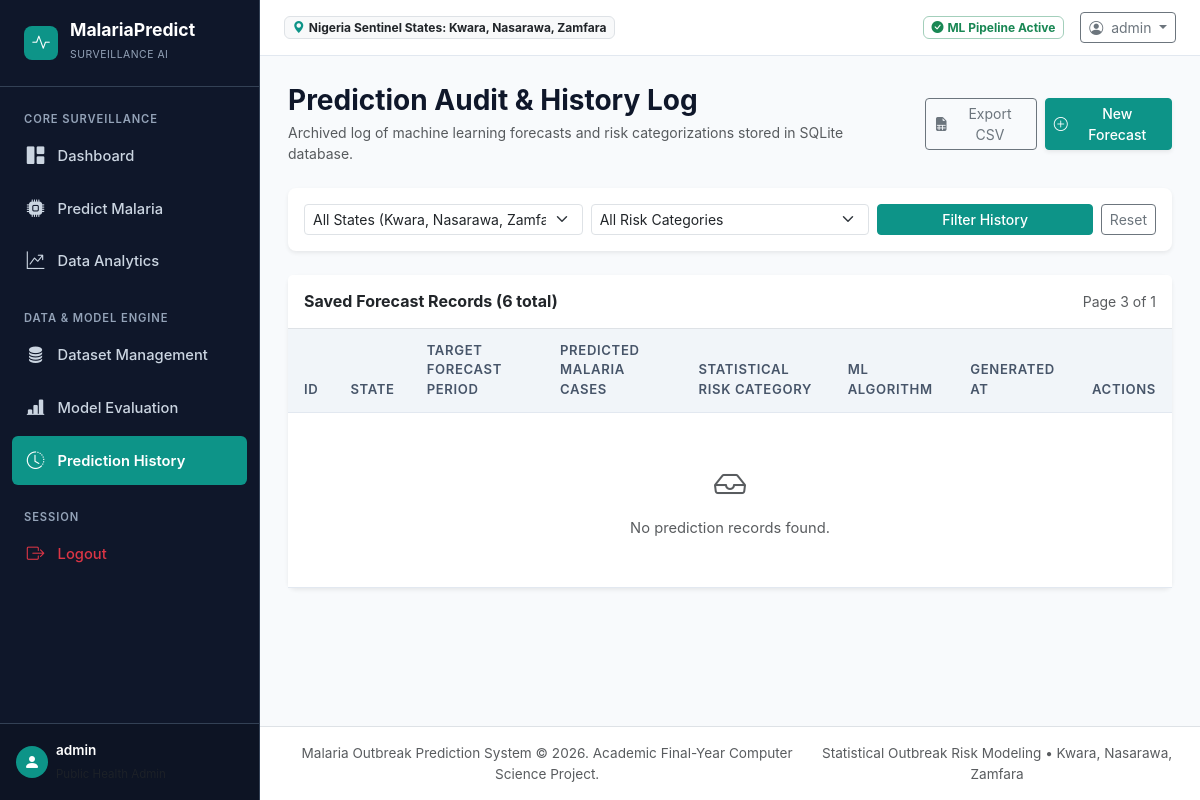
Before: /history?page=3&state=&risk= (signed in) with the older database file.
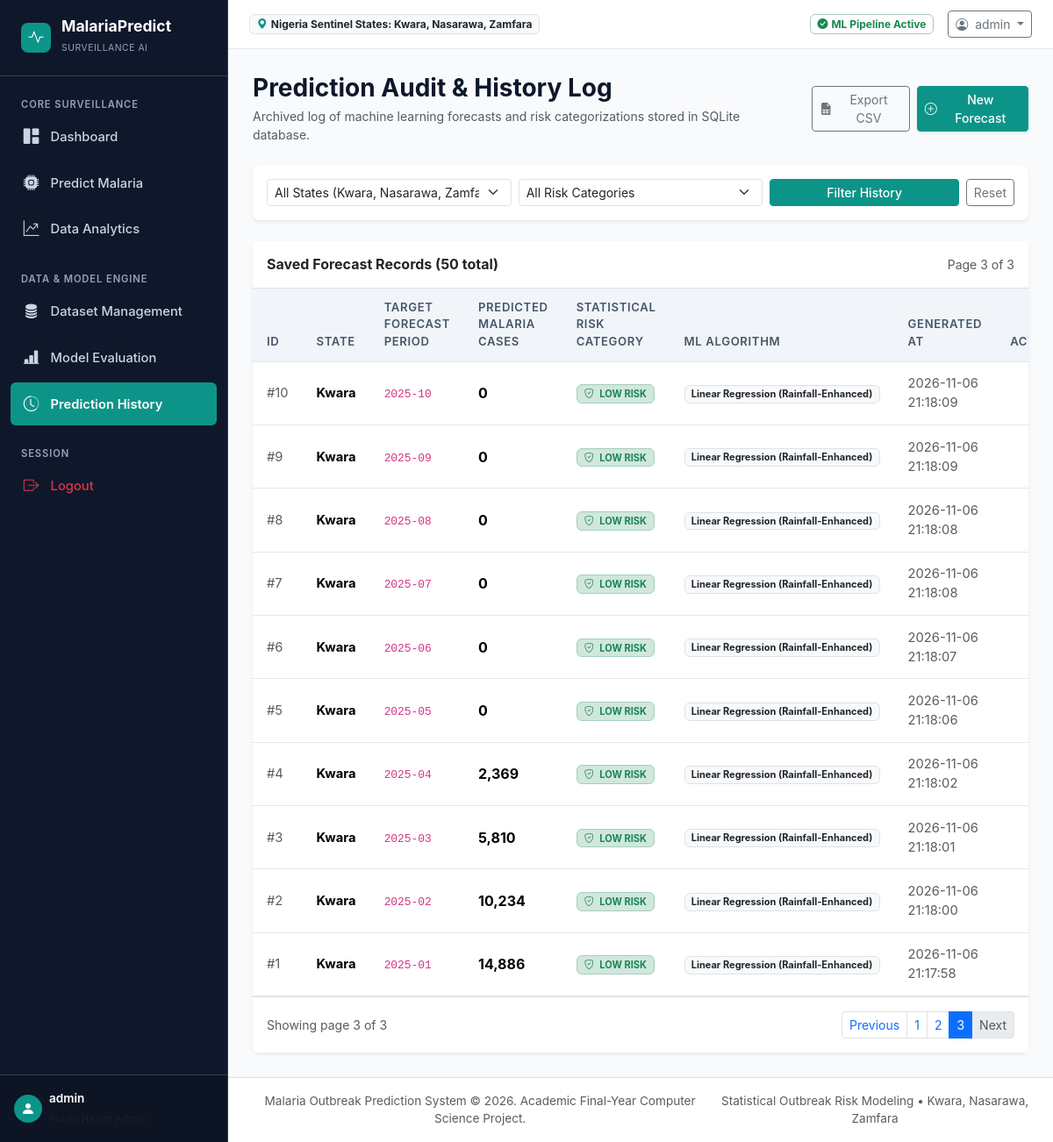
After: the same page with the newer database file.
### database/models.py (models this page shows, shortened)
class Prediction(Base):
    __tablename__ = 'predictions'
    id = Column(Integer, primary_key=True, autoincrement=True)
    state = Column(String(50), nullable=False, index=True)
    prediction_year = Column(Integer, nullable=False)
    prediction_month = Column(Integer, nullable=False)
    predicted_cases = Column(Float, nullable=False)
    risk_level = Column(String(20), nullable=False)  # LOW RISK, MODERATE RISK, HIGH RISK
    model_name = Column(String(100), nullable=False)
    generated_at = Column(DateTime, default=datetime.now, nullable=False)

### routes/history.py (the view)
@history_bp.route('/history')
@login_required
def index():
    state_filter = request.args.get('state', '').strip()
    risk_filter = request.args.get('risk', '').strip()
    page = request.args.get('page', 1, type=int)
    per_page = 20
    with get_db() as db:
        query = db.query(Prediction)
        if state_filter:
            query = query.filter_by(state=state_filter)
        if risk_filter:
            query = query.filter_by(risk_level=risk_filter)
        total_predictions = query.count()
        predictions = query.order_by(Prediction.generated_at.desc())\
            .offset((page - 1) * per_page).limit(per_page).all()
        available_states = [s[0] for s in db.query(MalariaRecord.state).distinct().all()]
    total_pages = (total_predictions + per_page - 1) // per_page or 1
    return render_template(
        'history.html',
        predictions=predictions,
        total_predictions=total_predictions,
        page=page,
        total_pages=total_pages,
        available_states=sorted(available_states),
        state_filter=state_filter,
        risk_filter=risk_filter,
        active_page='history'
    )

### database/db.py (called while the page is built)
@contextmanager
def get_db():
    db = SessionLocal()
    try:
        yield db
        db.commit()
    except Exception:
        db.rollback()
        raise
    finally:
        db.close()

### routes/auth.py (called while the page is built)
def login_required(f):
    @wraps(f)
    def decorated_function(*args, **kwargs):
        if not session.get('admin_logged_in'):
            flash('Please log in to access this page.', 'warning')
            return redirect(url_for('auth.login', next=request.url))
        return f(*args, **kwargs)
    return decorated_function

### templates/history.html (shortened to what this page needs)
{% extends 'base.html' %}
{% block content %}
<div class="d-flex flex-column flex-md-row justify-content-between align-items-md-center gap-3 mb-4">
  <div>
    <h3 class="fw-bold mb-1" style="color: #0f172a;">Prediction Audit &amp; History Log</h3>
    <p class="text-muted mb-0 small">Archived log of machine learning forecasts and risk categorizations stored in SQLite database.</p>
  </div>
  <div class="d-flex gap-2">
    <a href="{{ url_for('history.export_csv') }}" class="btn btn-outline-secondary btn-sm d-inline-flex align-items-center gap-1">
      <i class="bi bi-file-earmark-spreadsheet-fill"></i> Export CSV
    </a>
    <a href="{{ url_for('predictions.predict') }}" class="btn btn-teal btn-sm d-inline-flex align-items-center gap-1 shadow-sm">
      <i class="bi bi-plus-circle"></i> New Forecast
    </a>
  </div>
</div>
<div class="card border-0 shadow-sm mb-4 rounded-3">
  <div class="card-body p-3">
    <form method="GET" action="{{ url_for('history.index') }}" class="row g-2 align-items-center">
      <div class="col-12 col-md-4">
        <select class="form-select form-select-sm" name="state">
          <option value="">All States (Kwara, Nasarawa, Zamfara)</option>
        </select>
      </div>
      <div class="col-12 col-md-4">
        <select class="form-select form-select-sm" name="risk">
          <option value="">All Risk Categories</option>
        </select>
      </div>
      <div class="col-12 col-md-4 d-flex gap-2">
        <button type="submit" class="btn btn-sm btn-teal w-100">Filter History</button>
        <a href="{{ url_for('history.index') }}" class="btn btn-sm btn-outline-secondary">Reset</a>
      </div>
    </form>
  </div>
</div>
<div class="card border-0 shadow-sm rounded-3">
  <div class="card-header bg-white border-bottom py-3 d-flex justify-content-between align-items-center">
    <h6 class="fw-bold mb-0">Saved Forecast Records ({{ "{:,}".format(total_predictions) }} total)</h6>
    <span class="text-muted small">Page {{ page }} of {{ total_pages }}</span>
  </div>
  <div class="table-responsive">
    <table class="custom-table table table-hover align-middle mb-0">
      <thead>
        <tr>
          <th>ID</th>
          <th>State</th>
          <th>Target Forecast Period</th>
          <th>Predicted Malaria Cases</th>
          <th>Statistical Risk Category</th>
          <th>ML Algorithm</th>
          <th>Generated At</th>
          <th class="text-end">Actions</th>
        </tr>
      </thead>
      <tbody>
        {% if predictions %}
          {% for p in predictions %}
            <tr>
              <td class="text-muted small">#{{ p.id }}</td>
              <td><strong>{{ p.state }}</strong></td>
              <td><code>{{ p.prediction_year }}-{{ "%02d"|format(p.prediction_month) }}</code></td>
              <td><span class="fw-bold fs-6">{{ "{:,.0f}".format(p.predicted_cases) }}</span></td>
              <td>
                {% if p.risk_level == 'LOW RISK' %}
                  <span class="badge bg-success-subtle text-success border border-success-subtle px-2 py-1">
                    <i class="bi bi-shield-check me-1"></i> LOW RISK
                  </span>
                {% elif p.risk_level == 'MODERATE RISK' %}
                  <span class="badge bg-warning-subtle text-warning-emphasis border border-warning-subtle px-2 py-1">
                    <i class="bi bi-shield-exclamation me-1"></i> MODERATE RISK
                  </span>
                {% else %}
                  <span class="badge bg-danger-subtle text-danger border border-danger-subtle px-2 py-1">
                    <i class="bi bi-shield-slash-fill me-1"></i> HIGH RISK
                  </span>
                {% endif %}
              </td>
              <td><span class="badge bg-light text-dark border">{{ p.model_name }}</span></td>
              <td class="text-muted small">{{ p.generated_at.strftime('%Y-%m-%d %H:%M:%S') if p.generated_at else 'N/A' }}</td>
              <td class="text-end">
              </td>
            </tr>
          {% endfor %}
        {% else %}
          <tr>
            <td colspan="8" class="text-center py-5 text-muted">
              <i class="bi bi-inbox fs-2 d-block mb-2"></i>
              No prediction records found.
            </td>
          </tr>
        {% endif %}
      </tbody>
    </table>
  </div>
  {% if total_pages > 1 %}
  <div class="card-footer bg-white border-top py-3 d-flex justify-content-between align-items-center">
    <small class="text-muted">Showing page {{ page }} of {{ total_pages }}</small>
    <ul class="pagination pagination-sm mb-0">
      <li class="page-item {% if page <= 1 %}disabled{% endif %}">
        <a class="page-link" href="{{ url_for('history.index', page=page-1, state=state_filter, risk=risk_filter) }}">Previous</a>
      </li>
      {% for p in range(1, total_pages + 1) %}
        {% if p >= page - 2 and p <= page + 2 %}
          <li class="page-item {% if p == page %}active{% endif %}">
            <a class="page-link" href="{{ url_for('history.index', page=p, state=state_filter, risk=risk_filter) }}">{{ p }}</a>
          </li>
        {% endif %}
      {% endfor %}
      <li class="page-item {% if page >= total_pages %}disabled{% endif %}">
        <a class="page-link" href="{{ url_for('history.index', page=page+1, state=state_filter, risk=risk_filter) }}">Next</a>
      </li>
    </ul>
  </div>
  {% endif %}
</div>
{% endblock %}

### templates/base.html (shortened to what this page needs)
<!DOCTYPE html>
<html lang="en">
<head>
  <link href="https://cdn.jsdelivr.net/npm/bootstrap@5.3.3/dist/css/bootstrap.min.css" rel="stylesheet">
  <link href="https://cdn.jsdelivr.net/npm/bootstrap-icons@1.11.3/font/bootstrap-icons.css" rel="stylesheet">
  <link rel="stylesheet" href="{{ url_for('static', filename='css/style.css') }}">
</head>
<body>
  {% if session.get('admin_logged_in') %}
  <aside class="app-sidebar" id="appSidebar">
    <a href="{{ url_for('dashboard.index') }}" class="sidebar-brand">
      <div class="brand-icon">
        <i class="bi bi-activity"></i>
      </div>
      <div>
        <div style="line-height: 1.1;">MalariaPredict</div>
        <small style="font-size: 0.65rem; color: #94a3b8; font-weight: normal; text-transform: uppercase; letter-spacing: 0.05em;">Surveillance AI</small>
      </div>
    </a>
    <div class="sidebar-nav">
      <div class="nav-label">Core Surveillance</div>
      <a href="{{ url_for('dashboard.index') }}" class="sidebar-link {% if active_page == 'dashboard' %}active{% endif %}">
        <i class="bi bi-grid-1x2-fill"></i>
        <span>Dashboard</span>
      </a>
      <a href="{{ url_for('predictions.predict') }}" class="sidebar-link {% if active_page == 'predict' %}active{% endif %}">
        <i class="bi bi-cpu-fill"></i>
        <span>Predict Malaria</span>
      </a>
      <a href="{{ url_for('analytics.index') }}" class="sidebar-link {% if active_page == 'analytics' %}active{% endif %}">
        <i class="bi bi-graph-up-arrow"></i>
        <span>Data Analytics</span>
      </a>
      <div class="nav-label mt-3">Data & Model Engine</div>
      <a href="{{ url_for('dataset.index') }}" class="sidebar-link {% if active_page == 'dataset' %}active{% endif %}">
        <i class="bi bi-database-fill"></i>
        <span>Dataset Management</span>
      </a>
      <a href="{{ url_for('evaluation.index') }}" class="sidebar-link {% if active_page == 'evaluation' %}active{% endif %}">
        <i class="bi bi-bar-chart-line-fill"></i>
        <span>Model Evaluation</span>
      </a>
      <a href="{{ url_for('history.index') }}" class="sidebar-link {% if active_page == 'history' %}active{% endif %}">
        <i class="bi bi-clock-history"></i>
        <span>Prediction History</span>
      </a>
      <div class="nav-label mt-3">Session</div>
      <a href="{{ url_for('auth.logout') }}" class="sidebar-link text-danger">
        <i class="bi bi-box-arrow-right"></i>
        <span>Logout</span>
      </a>
    </div>
    <div class="sidebar-footer">
      <div class="d-flex align-items-center gap-2">
        <div class="rounded-circle bg-teal text-white d-flex align-items-center justify-content-center" style="width: 32px; height: 32px; background: #0d9488;">
          <i class="bi bi-person-fill"></i>
        </div>
        <div class="overflow-hidden">
          <div class="text-white text-truncate" style="font-size: 0.85rem; font-weight: 600;">{{ current_admin or 'Administrator' }}</div>
          <small class="text-muted" style="font-size: 0.72rem;">Public Health Admin</small>
        </div>
      </div>
    </div>
  </aside>
  <div class="app-main">
    <header class="app-topbar">
      <div class="d-flex align-items-center gap-3">
        <span class="badge bg-light text-dark border d-none d-sm-inline-flex align-items-center gap-1">
          <i class="bi bi-geo-alt-fill text-teal" style="color: #0d9488;"></i> Nigeria Sentinel States: Kwara, Nasarawa, Zamfara
        </span>
      </div>
      <div class="d-flex align-items-center gap-3">
        <span class="badge bg-teal-subtle text-success border border-success-subtle d-inline-flex align-items-center gap-1">
          <i class="bi bi-check-circle-fill"></i> ML Pipeline Active
        </span>
        <div class="dropdown">
          <button class="btn btn-sm btn-outline-secondary dropdown-toggle" type="button" data-bs-toggle="dropdown">
            <i class="bi bi-person-circle me-1"></i> {{ current_admin or 'Admin' }}
          </button>
        </div>
      </div>
    </header>
    <main class="page-content">
      {% if not_found %}
        <div class="text-center py-5">
          <h1 class="display-4 text-muted">404</h1>
          <p class="lead">Requested page not found.</p>
          <a href="{{ url_for('dashboard.index') }}" class="btn btn-teal">Return to Dashboard</a>
        </div>
      {% elif server_error %}
        <div class="text-center py-5">
          <h1 class="display-4 text-danger">500</h1>
          <p class="lead">An internal server error occurred.</p>
          <a href="{{ url_for('dashboard.index') }}" class="btn btn-teal">Return to Dashboard</a>
        </div>
      {% else %}
        {% block content %}{% endblock %}
      {% endif %}
    </main>
    <footer class="bg-white border-top py-3 px-4 text-center text-muted" style="font-size: 0.85rem;">
      <div class="d-flex flex-column flex-sm-row justify-content-between align-items-center gap-2">
        <span>Malaria Outbreak Prediction System &copy; 2026. Academic Final-Year Computer Science Project.</span>
        <span>Statistical Outbreak Risk Modeling &bull; Kwara, Nasarawa, Zamfara</span>
      </div>
    </footer>
  </div>
  {% else %}
    <div class="min-vh-100 d-flex flex-column justify-content-center bg-light">
      {% block login_content %}{% endblock %}
    </div>
  {% endif %}
</body>
</html>

### static/css/style.css (style rules this page uses)
:root { --sidebar-width: 260px; --navy-dark: #0f172a; --navy-surface: #1e293b; --navy-border: #334155; --teal-primary: #0d9488; --teal-hover: #0f766e; --teal-light: #ccfbf1; --bg-main: #f8fafc; --card-bg: #ffffff; --text-main: #1e293b; --text-muted: #64748b; --border-color: #e2e8f0; --risk-low: #10b981; --risk-low-bg: #d1fae5; --risk-mod: #f59e0b; --risk-mod-bg: #fef3c7; --risk-high: #ef4444; --risk-high-bg: #fee2e2; --shadow-sm: 0 1px 2px 0 rgb(0 0 0 / 0.05); --shadow-md: 0 4px 6px -1px rgb(0 0 0 / 0.08), 0 2px 4px -2px rgb(0 0 0 / 0.05); }
body { font-family: -apple-system, BlinkMacSystemFont, "Segoe UI", Roboto, "Helvetica Neue", Arial, sans-serif; background-color: var(--bg-main); color: var(--text-main); min-height: 100vh; }
.app-sidebar { width: var(--sidebar-width); background-color: var(--navy-dark); color: #fff; position: fixed; top: 0; bottom: 0; left: 0; z-index: 1000; display: flex; flex-direction: column; border-right: 1px solid var(--navy-border); transition: transform 0.3s ease; }
.sidebar-brand { padding: 1.25rem 1.5rem; border-bottom: 1px solid var(--navy-border); display: flex; align-items: center; gap: 0.75rem; font-size: 1.1rem; font-weight: 700; color: #fff; text-decoration: none; }
.brand-icon { width: 34px; height: 34px; background: var(--teal-primary); border-radius: 8px; display: flex; align-items: center; justify-content: center; color: white; }
.sidebar-nav { padding: 1rem 0.75rem; flex-grow: 1; overflow-y: auto; }
.sidebar-nav .nav-label { font-size: 0.7rem; text-transform: uppercase; letter-spacing: 0.08em; color: #94a3b8; padding: 0.5rem 0.75rem 0.25rem; font-weight: 600; }
.sidebar-link { display: flex; align-items: center; gap: 0.75rem; padding: 0.7rem 0.85rem; color: #cbd5e1; text-decoration: none; border-radius: 6px; font-size: 0.92rem; font-weight: 500; margin-bottom: 0.25rem; transition: all 0.15s ease; }
.sidebar-link i { font-size: 1.1rem; width: 20px; text-align: center; }
.sidebar-link.active { background-color: var(--teal-primary); color: #fff; font-weight: 600; }
.sidebar-footer { padding: 1rem; border-top: 1px solid var(--navy-border); background-color: rgba(0, 0, 0, 0.15); }
.app-main { margin-left: var(--sidebar-width); min-height: 100vh; display: flex; flex-direction: column; }
.app-topbar { background-color: #fff; border-bottom: 1px solid var(--border-color); padding: 0.75rem 1.5rem; display: flex; align-items: center; justify-content: space-between; position: sticky; top: 0; z-index: 900; }
.page-content { padding: 1.75rem; flex-grow: 1; }
.custom-table { width: 100%; border-collapse: separate; border-spacing: 0; }
.custom-table th { background-color: #f1f5f9; color: #475569; font-weight: 600; font-size: 0.82rem; text-transform: uppercase; letter-spacing: 0.05em; padding: 0.75rem 1rem; border-bottom: 1px solid var(--border-color); }
.custom-table td { padding: 0.85rem 1rem; font-size: 0.92rem; border-bottom: 1px solid var(--border-color); vertical-align: middle; }
.btn-teal { background-color: var(--teal-primary); border-color: var(--teal-primary); color: #fff; font-weight: 500; }

Changed rows visible on the page:
added Prediction: id "10", state "Kwara", prediction_year "2025", prediction_month "10", predicted_cases "0", risk_level "LOW RISK" (drawn), model_name "Linear Regression (Rainfall-Enhanced)", generated_at "2026-11-06 21:18:09"
added Prediction: id "9", state "Kwara", prediction_year "2025", prediction_month "09", predicted_cases "0", risk_level "LOW RISK" (drawn), model_name "Linear Regression (Rainfall-Enhanced)", generated_at "2026-11-06 21:18:09"
added Prediction: id "8", state "Kwara", prediction_year "2025", prediction_month "08", predicted_cases "0", risk_level "LOW RISK" (drawn), model_name "Linear Regression (Rainfall-Enhanced)", generated_at "2026-11-06 21:18:08"
added Prediction: id "7", state "Kwara", prediction_year "2025", prediction_month "07", predicted_cases "0", risk_level "LOW RISK" (drawn), model_name "Linear Regression (Rainfall-Enhanced)", generated_at "2026-11-06 21:18:08"
now on this page (row edited): Prediction: id "6", state "Kwara", prediction_year "2025", prediction_month "06", predicted_cases "0", risk_level "LOW RISK" (drawn), model_name "Linear Regression (Rainfall-Enhanced)", generated_at "2026-11-06 21:18:07"
now on this page (row edited): Prediction: id "5", state "Kwara", prediction_year "2025", prediction_month "05", predicted_cases "0", risk_level "LOW RISK" (drawn), model_name "Linear Regression (Rainfall-Enhanced)", generated_at "2026-11-06 21:18:06"
now on this page (row edited): Prediction: id "4", state "Kwara", prediction_year "2025", prediction_month "04", predicted_cases "2,369", risk_level "LOW RISK" (drawn), model_name "Linear Regression (Rainfall-Enhanced)", generated_at "2026-11-06 21:18:02"
now on this page (row edited): Prediction: id "3", state "Kwara", prediction_year "2025", prediction_month "03", predicted_cases "5,810", risk_level "LOW RISK" (drawn), model_name "Linear Regression (Rainfall-Enhanced)", generated_at "2026-11-06 21:18:01"
now on this page (row edited): Prediction: id "2", state "Kwara", prediction_year "2025", prediction_month "02", predicted_cases "10,234", risk_level "LOW RISK" (drawn), model_name "Linear Regression (Rainfall-Enhanced)", generated_at "2026-11-06 21:18:00"
now on this page (row edited): Prediction: id "1", state "Kwara", prediction_year "2025", prediction_month "01", predicted_cases "14,886", risk_level "LOW RISK" (drawn), model_name "Linear Regression (Rainfall-Enhanced)", generated_at "2026-11-06 21:17:58"
Other visible differences:
{{ "{:,}".format(total_predictions) }}: "6" → "50"
{{ total_pages }}: "1" → "3"
{{ page }}: (not shown) → "3"
{{ total_pages }}: (not shown) → "3"
text no longer shown: "No prediction records found."
text now shown: "Showing page of Previous Next"
new list line: "1"
new list line: "2"
new list line: "3"
